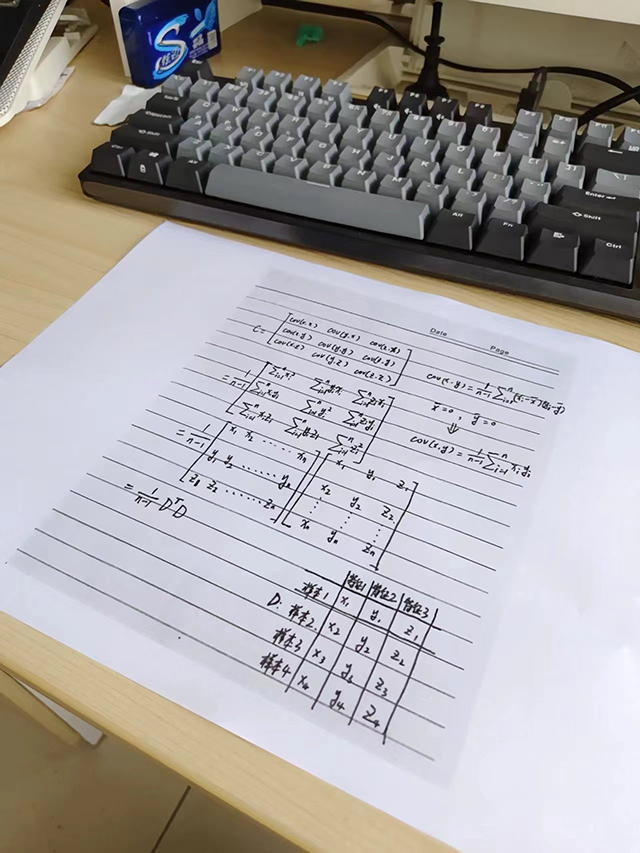
#> input picture 26-马绍龙-西安/week5/photo1.jpg, 640 x 853 px
$ python task2_perspective_transform.py
#> lines starting #> are read from the running program, lines starting #| are printed output that depends on the picture
import cv2
import numpy as np

img = cv2.imread('photo1.jpg')
#> img is the input picture: shape (853, 640, 3); mean B, G, R 162.4, 163, 167
print(img.shape)
#| (853, 640, 3)

'''
    这里src和dst的输入并不是图像，而是图像对应的顶点坐标。
        src和dst中的x,y含义：
        x：表示源图像中点的水平坐标。在像素坐标系中，这通常是相对于图像左上角的横向距离。
        y：表示源图像中点的垂直坐标。同样，在像素坐标系中，这是相对于图像左上角的纵向距离。
'''
src = np.float32([[275, 275], [12, 565], [578, 357], [448, 791]])
dst = np.float32([[0, 0], [0, 550], [400, 0], [400, 550]])

# 生成透视变换矩阵；进行透视变换
m = cv2.getPerspectiveTransform(src, dst)   #这里src中的坐标值顺序为(w,h) 或是(col,row)
print("warpMatrix:")
print(m)
result = cv2.warpPerspective(img, m, (400, 550))
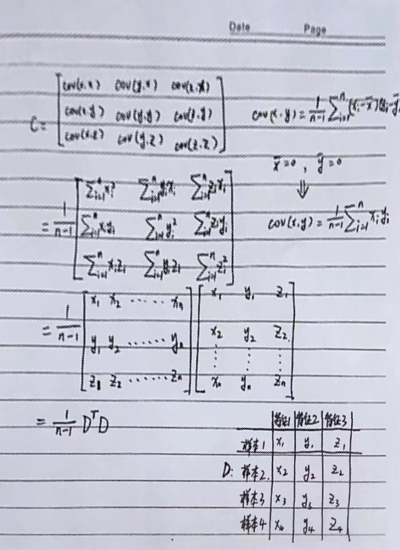
#> result: shape (550, 400, 3); mean B, G, R 210.9, 197.5, 197.2
cv2.imshow("src", img)
cv2.imshow("result", result)
cv2.waitKey(0)
